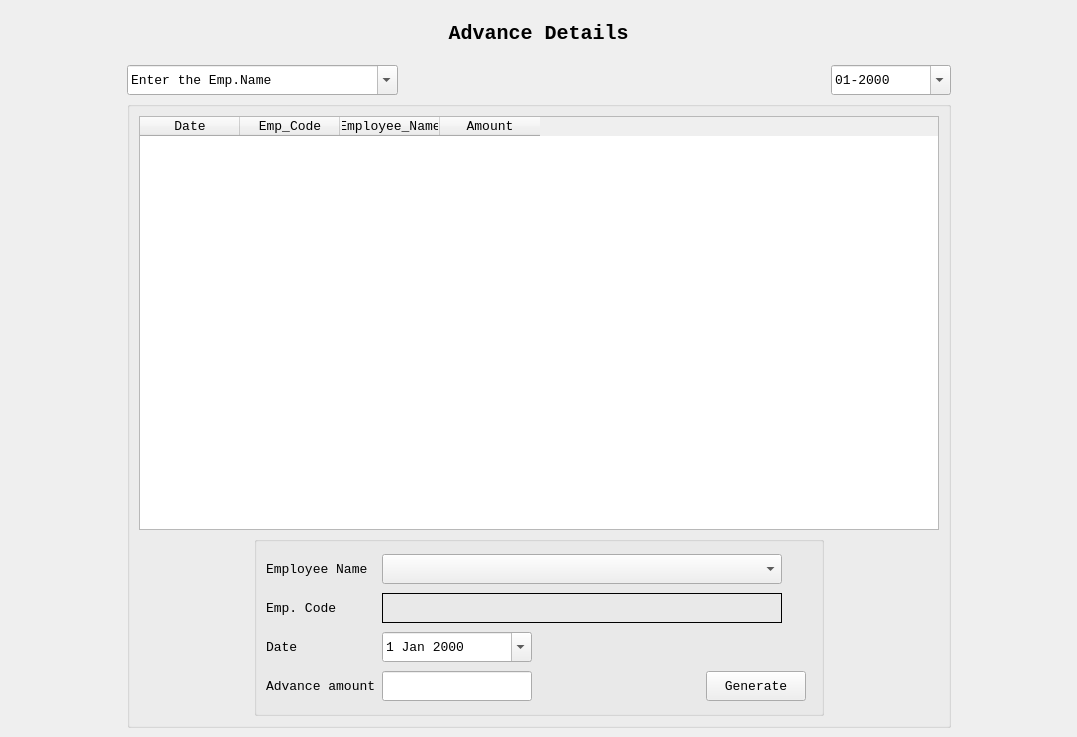
<?xml version="1.0" encoding="UTF-8"?>
<ui version="4.0">
 <class>MWin_AdvanceDetails</class>
 <widget class="QMainWindow" name="MWin_AdvanceDetails">
  <property name="geometry">
   <rect>
    <x>0</x>
    <y>0</y>
    <width>1077</width>
    <height>737</height>
   </rect>
  </property>
  <property name="windowTitle">
   <string>Advance details</string>
  </property>
  <widget class="QWidget" name="CWin_AdvanceDetaila">
   <layout class="QGridLayout" name="gridLayout_3">
    <item row="2" column="1" colspan="3">
     <widget class="QGroupBox" name="NEX_groupBox2">
      <property name="title">
       <string/>
      </property>
      <layout class="QGridLayout" name="gridLayout_2">
       <item row="2" column="1">
        <widget class="QGroupBox" name="NEX_groupBox">
         <property name="enabled">
          <bool>true</bool>
         </property>
         <property name="minimumSize">
          <size>
           <width>570</width>
           <height>0</height>
          </size>
         </property>
         <property name="maximumSize">
          <size>
           <width>570</width>
           <height>180</height>
          </size>
         </property>
         <property name="font">
          <font>
           <family>Courier New</family>
           <pointsize>10</pointsize>
          </font>
         </property>
         <property name="title">
          <string/>
         </property>
         <property name="alignment">
          <set>Qt::AlignCenter</set>
         </property>
         <layout class="QGridLayout" name="gridLayout">
          <item row="4" column="1">
           <widget class="QLineEdit" name="IQLE_Amount">
            <property name="sizePolicy">
             <sizepolicy hsizetype="Preferred" vsizetype="Preferred">
              <horstretch>0</horstretch>
              <verstretch>0</verstretch>
             </sizepolicy>
            </property>
            <property name="maximumSize">
             <size>
              <width>150</width>
              <height>30</height>
             </size>
            </property>
           </widget>
          </item>
          <item row="1" column="0">
           <widget class="QLabel" name="IQL_EmpCode_2">
            <property name="maximumSize">
             <size>
              <width>150</width>
              <height>16777215</height>
             </size>
            </property>
            <property name="text">
             <string>Emp. Code</string>
            </property>
           </widget>
          </item>
          <item row="3" column="0">
           <widget class="QLabel" name="IQL_Date">
            <property name="maximumSize">
             <size>
              <width>150</width>
              <height>16777215</height>
             </size>
            </property>
            <property name="text">
             <string>Date</string>
            </property>
           </widget>
          </item>
          <item row="4" column="0">
           <widget class="QLabel" name="IQL_Amount">
            <property name="maximumSize">
             <size>
              <width>150</width>
              <height>16777215</height>
             </size>
            </property>
            <property name="text">
             <string>Advance amount</string>
            </property>
           </widget>
          </item>
          <item row="0" column="0">
           <widget class="QLabel" name="IQL_EmpName">
            <property name="maximumSize">
             <size>
              <width>150</width>
              <height>16777215</height>
             </size>
            </property>
            <property name="text">
             <string>Employee Name</string>
            </property>
           </widget>
          </item>
          <item row="1" column="1" colspan="3">
           <widget class="QLabel" name="IQL_EmpCode">
            <property name="minimumSize">
             <size>
              <width>400</width>
              <height>0</height>
             </size>
            </property>
            <property name="maximumSize">
             <size>
              <width>300</width>
              <height>30</height>
             </size>
            </property>
            <property name="frameShape">
             <enum>QFrame::Box</enum>
            </property>
            <property name="text">
             <string/>
            </property>
           </widget>
          </item>
          <item row="3" column="1">
           <widget class="QDateEdit" name="IQDE_AdvanceDate">
            <property name="sizePolicy">
             <sizepolicy hsizetype="Preferred" vsizetype="Preferred">
              <horstretch>0</horstretch>
              <verstretch>0</verstretch>
             </sizepolicy>
            </property>
            <property name="maximumSize">
             <size>
              <width>150</width>
              <height>30</height>
             </size>
            </property>
            <property name="calendarPopup">
             <bool>true</bool>
            </property>
           </widget>
          </item>
          <item row="0" column="1" alignment="Qt::AlignHCenter">
           <widget class="QComboBox" name="IQCB_EmpName">
            <property name="minimumSize">
             <size>
              <width>400</width>
              <height>0</height>
             </size>
            </property>
            <property name="maximumSize">
             <size>
              <width>400</width>
              <height>30</height>
             </size>
            </property>
           </widget>
          </item>
          <item row="4" column="2">
           <widget class="QPushButton" name="IQPB_Generate">
            <property name="sizePolicy">
             <sizepolicy hsizetype="Preferred" vsizetype="Preferred">
              <horstretch>0</horstretch>
              <verstretch>0</verstretch>
             </sizepolicy>
            </property>
            <property name="minimumSize">
             <size>
              <width>100</width>
              <height>30</height>
             </size>
            </property>
            <property name="maximumSize">
             <size>
              <width>100</width>
              <height>30</height>
             </size>
            </property>
            <property name="text">
             <string>Generate</string>
            </property>
           </widget>
          </item>
         </layout>
        </widget>
       </item>
       <item row="2" column="0">
        <spacer name="NEX_horizontalSpacer">
         <property name="orientation">
          <enum>Qt::Horizontal</enum>
         </property>
         <property name="sizeHint" stdset="0">
          <size>
           <width>40</width>
           <height>20</height>
          </size>
         </property>
        </spacer>
       </item>
       <item row="2" column="2">
        <spacer name="NEX_horizontalSpacer_2">
         <property name="orientation">
          <enum>Qt::Horizontal</enum>
         </property>
         <property name="sizeHint" stdset="0">
          <size>
           <width>40</width>
           <height>20</height>
          </size>
         </property>
        </spacer>
       </item>
       <item row="0" column="0" colspan="3">
        <widget class="QTableWidget" name="IQTB_AdvanceDetails">
         <property name="sizePolicy">
          <sizepolicy hsizetype="Preferred" vsizetype="Preferred">
           <horstretch>0</horstretch>
           <verstretch>0</verstretch>
          </sizepolicy>
         </property>
         <property name="minimumSize">
          <size>
           <width>800</width>
           <height>0</height>
          </size>
         </property>
         <property name="font">
          <font>
           <family>Courier New</family>
           <pointsize>10</pointsize>
          </font>
         </property>
         <column>
          <property name="text">
           <string>Date</string>
          </property>
         </column>
         <column>
          <property name="text">
           <string>Emp_Code</string>
          </property>
         </column>
         <column>
          <property name="text">
           <string>Employee_Name</string>
          </property>
         </column>
         <column>
          <property name="text">
           <string>Amount</string>
          </property>
         </column>
        </widget>
       </item>
      </layout>
     </widget>
    </item>
    <item row="1" column="3" alignment="Qt::AlignRight">
     <widget class="QDateEdit" name="IQDE_DateFilter">
      <property name="sizePolicy">
       <sizepolicy hsizetype="Preferred" vsizetype="Preferred">
        <horstretch>0</horstretch>
        <verstretch>0</verstretch>
       </sizepolicy>
      </property>
      <property name="minimumSize">
       <size>
        <width>120</width>
        <height>30</height>
       </size>
      </property>
      <property name="maximumSize">
       <size>
        <width>120</width>
        <height>16777215</height>
       </size>
      </property>
      <property name="font">
       <font>
        <family>Courier New</family>
        <pointsize>10</pointsize>
       </font>
      </property>
      <property name="displayFormat">
       <string>MM-yyyy</string>
      </property>
      <property name="calendarPopup">
       <bool>true</bool>
      </property>
     </widget>
    </item>
    <item row="0" column="0" colspan="5">
     <widget class="QLabel" name="IQL_Title">
      <property name="minimumSize">
       <size>
        <width>0</width>
        <height>50</height>
       </size>
      </property>
      <property name="maximumSize">
       <size>
        <width>16777215</width>
        <height>50</height>
       </size>
      </property>
      <property name="font">
       <font>
        <family>Courier New</family>
        <pointsize>15</pointsize>
        <weight>75</weight>
        <italic>false</italic>
        <bold>true</bold>
       </font>
      </property>
      <property name="text">
       <string>&lt;html&gt;&lt;head/&gt;&lt;body&gt;&lt;p align=&quot;center&quot;&gt;Advance Details&lt;/p&gt;&lt;/body&gt;&lt;/html&gt;</string>
      </property>
     </widget>
    </item>
    <item row="1" column="1">
     <widget class="QComboBox" name="IQCB_NameFilter">
      <property name="minimumSize">
       <size>
        <width>200</width>
        <height>30</height>
       </size>
      </property>
      <property name="maximumSize">
       <size>
        <width>300</width>
        <height>30</height>
       </size>
      </property>
      <property name="font">
       <font>
        <family>Courier New</family>
        <pointsize>10</pointsize>
       </font>
      </property>
      <property name="editable">
       <bool>true</bool>
      </property>
      <property name="currentText">
       <string>Enter the Emp.Name</string>
      </property>
     </widget>
    </item>
   </layout>
  </widget>
 </widget>
 <resources/>
 <connections/>
</ui>
